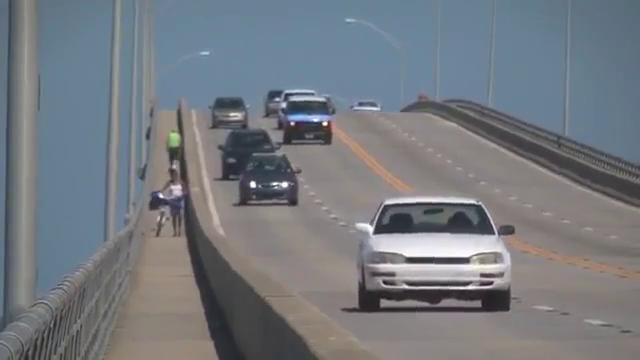
#> input picture frame 91 of Notebooks/Day_05/slow.mp4, 640 x 360 px
$ jupyter execute Day_05_Object_tracking.ipynb
#> lines starting #> are read from the running program, lines starting #| are printed output that depends on the picture; after the words box and inside, x2 and y2 are one past the last pixel; in counts of white or black regions, pixels touching at a corner belong together; pictures that were not available may be replaced by others from this repository, and a replacement may not be noted
# Object Tracking

We can, of course, perform colour segmentation or even object detection (using the Cascade Classifier) on every frame of the video. But unfortunately in this case our computer vision algorithms will not be able to make the logical leap and understand, that the object detected in frame $i$ and the object detected in frame $i+1$ are actually **the same object**.

No to mention, running object detection algorithms like the Cascade Classifier on every frame of the video is very unefficient.

That is why we need tracking algorithms. A tracking algorithm is an algorithm that links together the object (track window) in frame $i$ and frame $i+1$, tracking its motion.

There are many tracking algorithms that exist, and also many approaches to the tracking itself, which include:
1. **Dense Optical flow**: These algorithms help estimate the motion vector of every pixel in a video frame.
2. **Sparse optical flow**: These algorithms, like the Kanade-Lucas-Tomashi (KLT) feature tracker, track the location of a few feature points in an image.
3. **Kalman Filtering&&: A very popular signal processing algorithm used to predict the location of a moving object based on prior motion information. One of the early applications of this algorithm was missile guidance! Also as mentioned here, “the on-board computer that guided the descent of the Apollo 11 lunar module to the moon had a Kalman filter”.
4. **Meanshift and Camshift**: These are algorithms for locating the maxima of a density function. They are also used for tracking.
5. **Single object trackers**: In this class of trackers, the first frame is marked using a rectangle to indicate the location of the object we want to track. The object is then tracked in subsequent frames using the tracking algorithm. In most real life applications, these trackers are used in conjunction with an object detector.
6. **Multiple object track finding algorithms**: In cases when we have a fast object detector, it makes sense to detect multiple objects in each frame and then run a track finding algorithm that identifies which rectangle in one frame corresponds to a rectangle in the next frame.

In this lecture we will discuss several of these approaches, including Optical Flow, MeanShift/Camshift and some of the others.

## Optical Flow

Optical flow is the pattern of apparent motion of image objects between two consecutive frames caused by the movemement of object or camera. It is 2D vector field where each vector is a displacement vector showing the movement of points from first frame to second. Consider the image below

It shows a ball moving in 5 consecutive frames. The arrow shows its displacement vector. Optical flow has many applications in areas like:
* Structure from Motion
* Video Compression
* Video Stabilization ...

Opical flow works on several assumptions:
1. The pixel intensities of an object do not change between consecutive frames.
2. Neighbouring pixels have similar motion.

The Optical Flow algorithm needs to use assumptions that solve the underlying equations for motion tracking. There are two ways of doing that: the Lucas-Kanade bethod and the Dense method.

### Lucas-Kanade method

The Optical Flow algorithm assumes, that all the neighbouring pixels will have similar motion. Lucas-Kanade method takes a 3x3 patch around the point. So all the 9 points have the same motion. The idea is simple: we give some points to track, we receive the optical flow vectors of those points.

The tracking points are usually calculated using a feature detection algorithm like the **Shi-Tomasi corner detector** (*see previous lecture*).

OpenCV provides a function, `cv2.calcOpticalFlowPyrLK()`. As an example let's create a simple application which tracks some points in a video. To decide the points, we use `cv2.goodFeaturesToTrack()`. We take the first frame, detect some Shi-Tomasi corner points in it, then we iteratively track those points using Lucas-Kanade optical flow. For the function `cv2.calcOpticalFlowPyrLK()` we pass the previous frame, previous points and next frame. It returns next points along with some status numbers which has a value of 1 if next point is found, else zero. We iteratively pass these next points as previous points in next step.

Let's import the necessary libraries and open the video first:

[cell 1]
import numpy as np
import cv2
from matplotlib import pyplot as plt

cap = cv2.VideoCapture('slow.mp4')

We will then read the first frame of the video and extract features from it:

[cell 2]
# Take first frame
ret, old_frame = cap.read()
#> old_frame is the input picture: shape (360, 640, 3); mean B, G, R 127.8, 121.7, 116.8
old_gray = cv2.cvtColor(old_frame, cv2.COLOR_BGR2GRAY)

Next we will initialize the Shi-Tomasi corner detector:

[cell 3]
# params for ShiTomasi corner detection
feature_params = dict(  )

# find corners in the first frame
p0 = cv2.goodFeaturesToTrack( old_gray, mask = None,
                              maxCorners = 100, qualityLevel = 0.3,
                              minDistance = 7,  blockSize = 7 )
#> p0 = [[252, 184], [324, 123], [292, 122], [285, 184], [375, 232], [492, 232], [160, 195], [284, 104]]

Before starting to track the features, let's create a mask and a list of colours to display the track lines on the video:

[cell 4]
# Create some random colors
color = np.random.randint(0,255,(100,3))

# Create a mask image for drawing purposes
mask = np.zeros_like(old_frame)

Now we start reading the frames from the video and calculating the Optical Flow. Don't forget to initialize the Lukas-Kanade parameters:

[cell 5]
while True:
    ret,frame = cap.read()
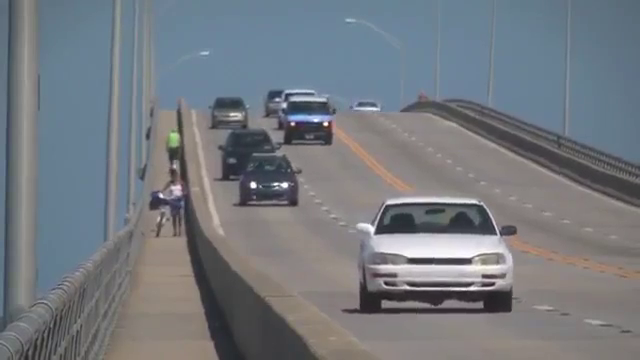
#> input picture frame 92 of Notebooks/Day_05/slow.mp4, 640 x 360 px
#> frame is the input picture: shape (360, 640, 3); mean B, G, R 127.8, 121.7, 116.8
    frame_gray = cv2.cvtColor(frame, cv2.COLOR_BGR2GRAY)

    # calculate optical flow
    p1, st, err = cv2.calcOpticalFlowPyrLK(old_gray, frame_gray, p0, None,
                  winSize  = (15,15),
                  maxLevel = 2,
                  criteria = (cv2.TERM_CRITERIA_EPS | cv2.TERM_CRITERIA_COUNT, 10, 0.03))
#> p1 = [[252.4, 184.5], [324.7, 123.2], [292.3, 122.3], [285.2, 184.4], [376.3, 232.3], [493.8, 232.3], [160.3, 195], [284.4, 104.3]]; st = [1, 1, 1, 1, 1, 1, 1, 1]; err = [3.89, 3.67, 2.18, 4, 2.62, 3.2, 2.56, 2.92]

    # here be the drawing of track lines

    cv2.imshow('frame',frame)

    if cv2.waitKey(1) == 27:
#> (key q is pressed here)
        break

cv2.destroyAllWindows()
cap.release()

Finally we can add the tracklines to the image:

[cell 6]
while True:
    ret,frame = cap.read()
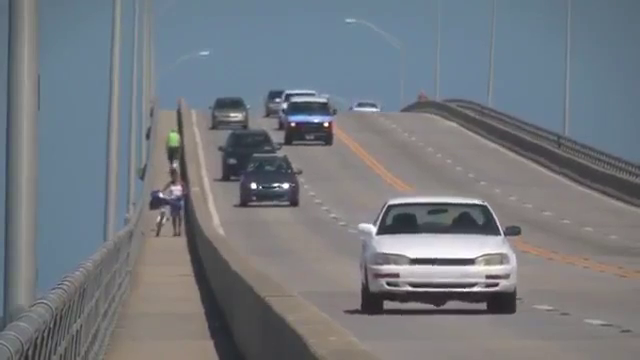
#> input picture frame 94 of Notebooks/Day_05/slow.mp4, 640 x 360 px
#> frame is the input picture: shape (360, 640, 3); mean B, G, R 127.8, 121.6, 116.7

    if frame is None:
        break

    frame_gray = cv2.cvtColor(frame, cv2.COLOR_BGR2GRAY)
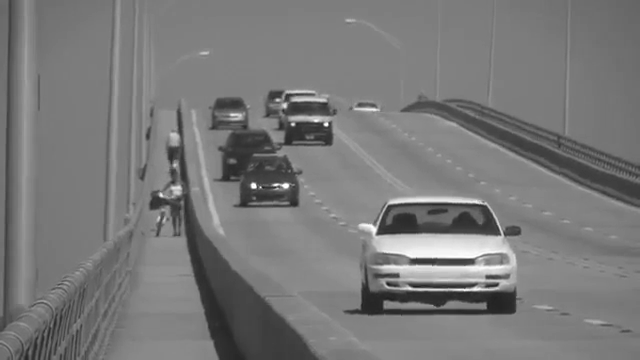
#> frame_gray: shape (360, 640); min 25, max 255, mean 120.8

    # calculate optical flow
    p1, st, err = cv2.calcOpticalFlowPyrLK(old_gray, frame_gray, p0, None,
                  winSize  = (15,15),
                  maxLevel = 2,
                  criteria = (cv2.TERM_CRITERIA_EPS | cv2.TERM_CRITERIA_COUNT, 10, 0.03))
#> p1 = [[252.7, 185.2], [325, 123.7], [292.6, 122.8], [286.1, 185.2], [378.2, 232.7], [497.8, 232.7], [160.3, 194.5], [284.9, 104.7]]; err = [4.72, 4.87, 2.26, 4.22, 3.53, 3.53, 5.65, 5.85]

    # Select good points
    good_new = p1[st==1]
#> good_new has the same summary as p1
    good_old = p0[st==1]
#> good_old has the same summary as p0

    # draw the tracks
    for i,(new,old) in enumerate(zip(good_new,good_old)):
        a,b = new.ravel()
        c,d = old.ravel()
        mask = cv2.line(mask, (a,b),(c,d), color[i].tolist(), 2)
        frame = cv2.circle(frame,(a,b),5,color[i].tolist(),-1)
#> this loop made 8 passes
#> (a, b, c, d) on passes 1 to 8: (252.7, 185.2, 252, 184), (325, 123.7, 324, 123), (292.6, 122.8, 292, 122), (286.1, 185.2, 285, 184), (378.2, 232.7, 375, 232), (497.8, 232.7, 492, 232), (160.3, 194.5, 160, 195), (284.9, 104.7, 284, 104)
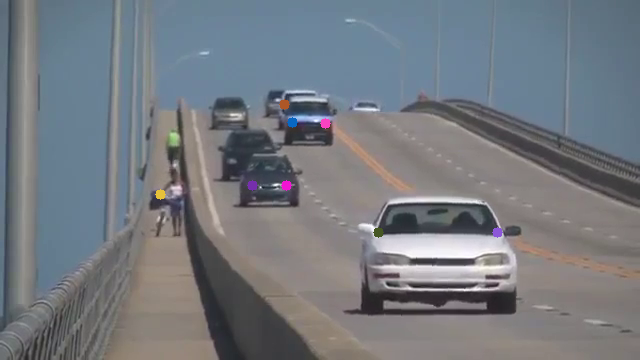
#> frame: shape (360, 640, 3); mean B, G, R 127.7, 121.5, 116.8
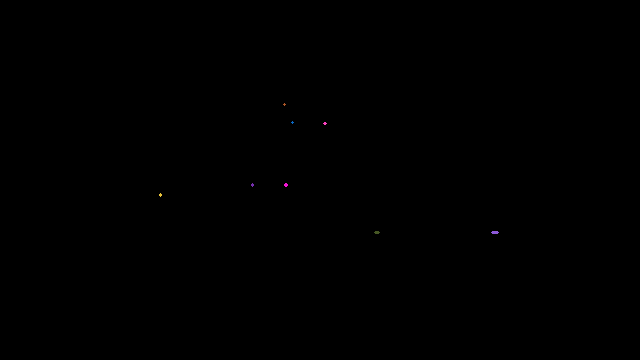
#> mask: shape (360, 640, 3); mean of channels 0, 1, 2 0.1, 0, 0.1; drawn as B, G, R
    img = cv2.add(frame,mask)

    # display the image
    cv2.imshow('frame', img)
    if cv2.waitKey(1) == 27:
#> (key q is pressed here)
        break

    # Now update the previous frame and previous points
    old_gray = frame_gray.copy()
    p0 = good_new.reshape(-1,1,2)
#> p0 has the same summary as p1

cv2.destroyAllWindows()
cap.release()

### Dense Optical Flow

Lucas-Kanade method computes optical flow for a sparse feature set (in our example, corners detected using Shi-Tomasi algorithm). OpenCV provides another algorithm to find the dense optical flow. It computes the optical flow for all the points in the frame.

Below sample shows how to find the dense optical flow using above algorithm. We get a 2-channel array with optical flow vectors, $(u,v)$. We find their magnitude and direction. We color code the result for better visualization. Direction corresponds to Hue value of the image. Magnitude corresponds to Value plane. So, let's open a video first and read it's first frame, and then create an initial mask:

[cell 7]
cap = cv2.VideoCapture("vtest.avi")

ret, frame1 = cap.read()
prvs = cv2.cvtColor(frame1,cv2.COLOR_BGR2GRAY)

# create mask
hsv = np.zeros_like(frame1)
hsv[...,1] = 255

Now we start reading the frames of the video like we normally would and calculate the dense optical flow:

[cell 8]
while True:
    ret, frame2 = cap.read()
    next = cv2.cvtColor(frame2,cv2.COLOR_BGR2GRAY)

    # calculate the dense optical flow
    flow = cv2.calcOpticalFlowFarneback(prvs, next, None,
           pyr_scale=0.5, levels=3,  winsize=15,
           iterations=3,  poly_n=5, poly_sigma=1.2, flags=0)

    # this is purely for the visual effect. C
    # cartToPolar calculates the magnitude and angle of 2D vectors
    mag, ang = cv2.cartToPolar(flow[...,0], flow[...,1])
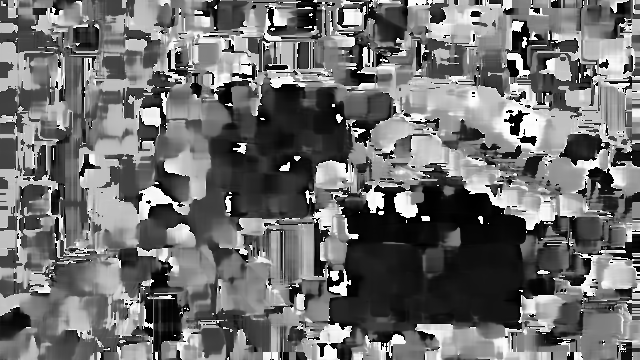
#> ang: shape (360, 640) float32; min 2.24e-17, max 6.28, mean 2.74; drawn with min black and max white

    # then we use magnitudes and angles as values for the Hue and Saturation channels
    hsv[...,0] = ang*180/np.pi/2
    hsv[...,2] = cv2.normalize(mag,None,0,255,cv2.NORM_MINMAX)
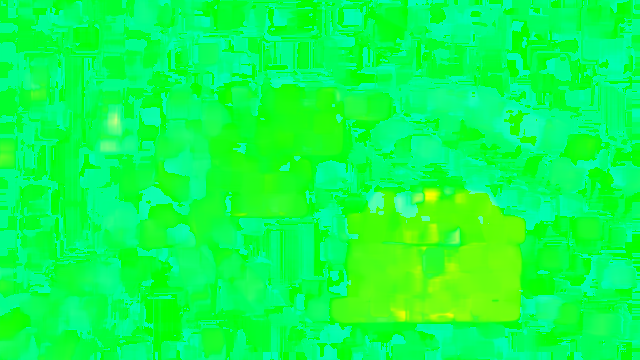
#> hsv: shape (360, 640, 3); mean of channels 0, 1, 2 77.9, 255, 12.5; drawn as B, G, R

    # convert it back into RGB
    rgb = cv2.cvtColor(hsv,cv2.COLOR_HSV2BGR)

    cv2.imshow('frame2',rgb)

    if cv2.waitKey(1) == 27:
#> (key q is pressed here)
        break

    prvs = next

cap.release()
cv2.destroyAllWindows()

## Histogram-based tracking algorithms

These are thr trackign algorithms that are based on the principle of calculating the color histogram of the region in the image where the opbject is located on frame $i$, and then trying to find a region of a similar size in the neighbouring aread on frame $i+1$ that has a similar histogram.

To do that the algorithms use something called **histogram backprojection**. OpenCV provides an inbuilt function `cv2.calcBackProject()`. Its parameters are almost same as the `cv2.calcHist()` function. One of its parameter is histogram which is histogram of the object and we have to find it. Also, the object histogram should be normalized before passing on to the backproject function. It returns the probability image.

Concider the following example. We want to take this picture, calculate the histogram of a small region (blue rectangle) and then perform the histogram backprojection to segment everything (the grass) that has a similar histogram:

Here's the code:

[cell 9]
# load the picture
messi = cv2.imread("messi.jpg")
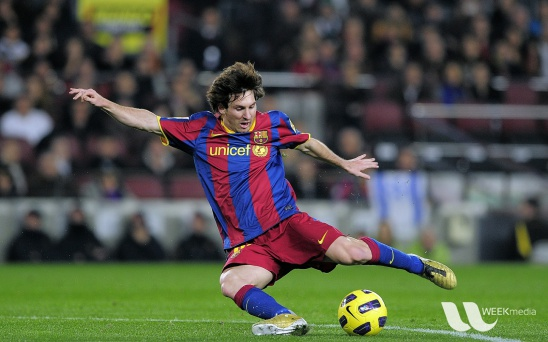
#> input picture Notebooks/Day_05/messi.jpg, 548 x 342 px
#> messi is the input picture: shape (342, 548, 3); mean B, G, R 72.4, 86, 82.2

# extract the ROI
grass = messi[278:330, 24:174]

# convert to HSV
hsvM = cv2.cvtColor(messi, cv2.COLOR_BGR2HSV)
#> hsvM: shape (342, 548, 3); mean H, S, V 82.7, 87.7, 100.4
hsvG = cv2.cvtColor(grass, cv2.COLOR_BGR2HSV)
#> hsvG: shape (52, 150, 3); mean H, S, V 44.6, 170.3, 146

# calculate the histogram of the sample. Use both Hue and Saturation channels:
roihist = cv2.calcHist([hsvG],[0, 1], None, [180, 256], [0, 180, 0, 256])
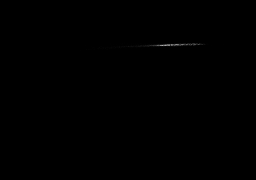
#> roihist: shape (180, 256) float32; min 0, max 175, mean 0.2

# normalize histogram and apply backprojection
cv2.normalize(roihist, roihist, 0, 255, cv2.NORM_MINMAX)
#> roihist: shape (180, 256) float32; 0.86% of pixels changed, all inside (x1, y1, x2, y2) = (80, 42, 224, 51)
dst = cv2.calcBackProject([hsvM], [0,1], roihist, [0,180,0,256], 1)

# now convolute with circular disc
disc = cv2.getStructuringElement(cv2.MORPH_ELLIPSE,(5,5))
cv2.filter2D(dst,-1,disc,dst)
#> dst: shape (342, 548); min 0, max 255, mean 42.2

# threshold and binary AND
ret, mask = cv2.threshold(dst, 50, 255, 0)
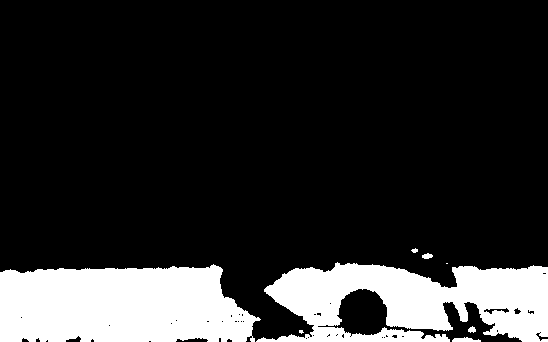
#> mask: shape (342, 548); 17.4% white; 8 white regions (2 under 20 px), largest, box (x1, y1, x2, y2) and area: (0, 264, 261, 342) 17203, (256, 262, 548, 342) 15252, (452, 337, 481, 342) 100, (422, 253, 433, 259) 47, (468, 326, 476, 333) 38, (411, 248, 418, 253) 23
res = cv2.bitwise_and(messi, messi, mask=mask)

# display:
plt.subplots(figsize=(14, 10))
plt.subplot(131), plt.imshow(cv2.cvtColor(messi, cv2.COLOR_BGR2RGB)), plt.title('Original')
plt.subplot(132), plt.imshow(mask, cmap='gray'), plt.title('Mask')
plt.subplot(133), plt.imshow(cv2.cvtColor(res, cv2.COLOR_BGR2RGB)), plt.title('Result')
plt.tight_layout()
plt.show()
#> (the rest of the program and of its run is left out)
